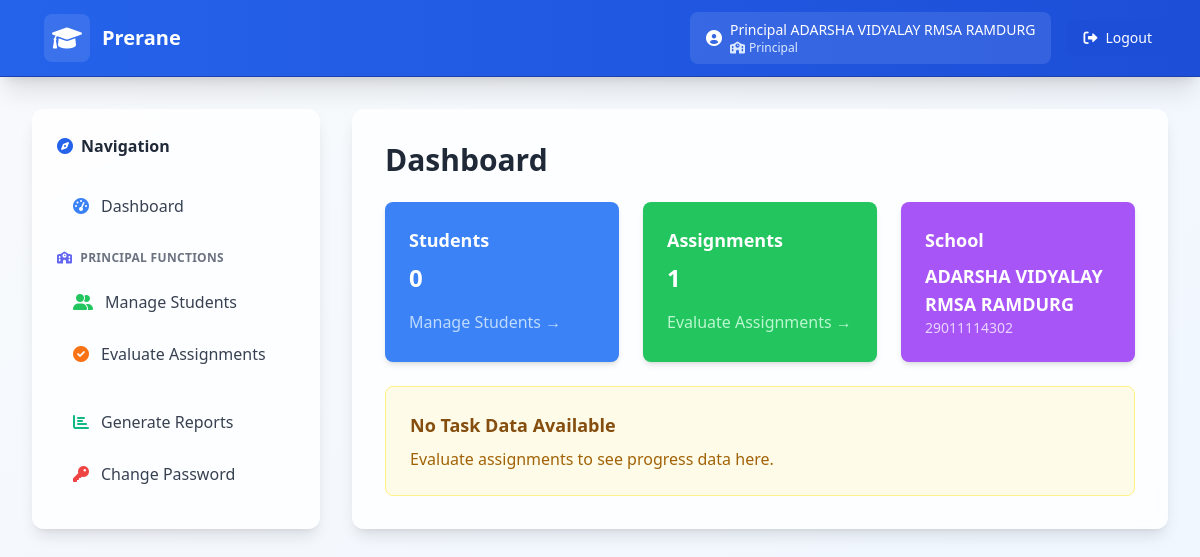
The app's page /dashboard/ (signed in) with its own data.
### core/models.py (models this page shows, shortened)
class PrincipalProfile(models.Model):
    user = models.OneToOneField(User, on_delete=models.CASCADE)
    school = models.ForeignKey(School, on_delete=models.CASCADE)

class School(models.Model):
    TYPE_CHOICES = [
        ('boys', 'Boys Only'),
        ('girls', 'Girls Only'),
        ('coed', 'Co-educational'),
    ]
    LOCATION_CHOICES = [
        ('urban', 'Urban'),
        ('rural', 'Rural'),
    ]
    MEDIUM_CHOICES = [
        ('kannada', 'Kannada'),
        ('english', 'English'),
        ('marathi', 'Marathi'),
        ('urdu', 'Urdu'),
    ]
    udise_code = models.CharField(max_length=20, unique=True)
    name = models.CharField(max_length=200)
    taluka = models.ForeignKey(Taluka, on_delete=models.CASCADE)
    type = models.CharField(max_length=10, choices=TYPE_CHOICES)
    school_type = models.CharField(max_length=100)
    location = models.CharField(max_length=10, choices=LOCATION_CHOICES)
    medium = models.CharField(max_length=10, choices=MEDIUM_CHOICES)
    class Meta:
        ordering = ['name']
        indexes = [
            models.Index(fields=['taluka']),
            models.Index(fields=['udise_code']),
        ]

### core/views.py (the view, shortened to what this page needs)
# urls.py: path('dashboard/', views.DashboardView.as_view(), name='dashboard'),
class DashboardView(LoginRequiredMixin, RoleContextMixin, TemplateView):
    template_name = 'core/dashboard.html'
    def get_context_data(self, **kwargs):
        context = super().get_context_data(**kwargs)
        user = self.request.user
        try:
            if user.groups.filter(name='DDPI').exists():
                ddpi_profile = DDPIProfile.objects.select_related('district').get(user=user)
                context.update({
                    'talukas_count': Taluka.objects.filter(district=ddpi_profile.district).count(),
                    'beos_count': BEOProfile.objects.filter(taluka__district=ddpi_profile.district).count(),
                    'subjects_count': Subject.objects.count(),
                    'assignments_count': Assignment.objects.count(),
                })
                context.update(self.get_task_statistics_for_district(ddpi_profile.district))
            elif user.groups.filter(name='Principal').exists():
                principal_profile = PrincipalProfile.objects.select_related('school').get(user=user)
                context.update({
                    'students_count': Student.objects.filter(school=principal_profile.school).count(),
                    'assignments_count': Assignment.objects.count(),
                })
                context.update(self.get_task_statistics_for_school(principal_profile.school))
        except:
            pass
        return context
    def get_task_statistics_for_school(self, school):
        students = Student.objects.filter(school=school).select_related('school')
        return self.calculate_task_statistics(students)
    def calculate_task_statistics(self, students):
        from django.db.models import Count, Q
        from collections import defaultdict
        student_standards = set(students.values_list('standard', flat=True))
        if not student_standards:
            return {
                'total_tasks': 0,
                'solved_tasks': 0,
                'unsolved_tasks': 0,
                'unassigned_tasks': 0,
                'solved_percentage': 0,
                'unsolved_percentage': 0,
                'unassigned_percentage': 0,
            }

### core/mixin.py (called while the page is built)
    def get_context_data(self, **kwargs):
        context = super().get_context_data(**kwargs)
        user = self.request.user
        context['is_ddpi'] = user.groups.filter(name='DDPI').exists()
        context['is_beo'] = user.groups.filter(name='BEO').exists()
        context['is_principal'] = user.groups.filter(name='Principal').exists()
        try:
            if context['is_ddpi']:
                context['user_profile'] = DDPIProfile.objects.get(user=user)
            elif context['is_beo']:
                context['user_profile'] = BEOProfile.objects.get(user=user)
            elif context['is_principal']:
                context['user_profile'] = PrincipalProfile.objects.get(user=user)
        except:
            context['user_profile'] = None
        return context

### templates/core/dashboard.html (shortened to what this page needs)
{% extends 'base.html' %}
{% block content %}
<div class="space-y-6">
    <h2 class="text-3xl font-bold text-gray-800">Dashboard</h2>
    {% if is_principal %}
    <div class="grid grid-cols-1 md:grid-cols-2 lg:grid-cols-3 gap-6">
        <div class="bg-blue-500 text-white p-6 rounded-lg shadow-md">
            <h3 class="text-lg font-semibold">Students</h3>
            <p class="text-2xl font-bold mt-2">{{ students_count|default:0 }}</p>
            <a href="{% url 'manage_students' %}" class="block mt-4 text-blue-200 hover:text-white">Manage Students →</a>
        </div>
        <div class="bg-green-500 text-white p-6 rounded-lg shadow-md">
            <h3 class="text-lg font-semibold">Assignments</h3>
            <p class="text-2xl font-bold mt-2">{{ assignments_count|default:0 }}</p>
            <a href="{% url 'assignment_evaluations' %}" class="block mt-4 text-green-200 hover:text-white">Evaluate Assignments →</a>
        </div>
        <div class="bg-purple-500 text-white p-6 rounded-lg shadow-md">
            <h3 class="text-lg font-semibold">School</h3>
            <p class="text-lg font-bold mt-2">{{ user_profile.school.name }}</p>
            <p class="text-sm text-purple-200">{{ user_profile.school.udise_code }}</p>
        </div>
    </div>
    {% endif %}
    {% if total_tasks > 0 %}
    <div class="bg-white rounded-lg shadow-md p-6">
        <h3 class="text-xl font-bold text-gray-800 mb-6">Task Completion Overview</h3>
        <div class="grid grid-cols-1 lg:grid-cols-2 gap-8">
            <div class="space-y-4">
                <h4 class="text-lg font-semibold text-gray-700">Progress Summary</h4>
                <div class="bg-green-50 border border-green-200 rounded-lg p-4">
                    <div class="flex justify-between items-center">
                        <span class="text-green-800 font-medium">Solved Tasks</span>
                        <span class="text-green-900 font-bold">{{ solved_tasks }} ({{ solved_percentage }}%)</span>
                    </div>
                    <div class="w-full bg-green-200 rounded-full h-2 mt-2">
                        <div class="bg-green-600 h-2 rounded-full" style="width: {{ solved_percentage }}%"></div>
                    </div>
                </div>
                <div class="bg-red-50 border border-red-200 rounded-lg p-4">
                    <div class="flex justify-between items-center">
                        <span class="text-red-800 font-medium">Unsolved Tasks</span>
                        <span class="text-red-900 font-bold">{{ unsolved_tasks }} ({{ unsolved_percentage }}%)</span>
                    </div>
                    <div class="w-full bg-red-200 rounded-full h-2 mt-2">
                        <div class="bg-red-600 h-2 rounded-full" style="width: {{ unsolved_percentage }}%"></div>
                    </div>
                </div>
                <div class="bg-yellow-50 border border-yellow-200 rounded-lg p-4">
                    <div class="flex justify-between items-center">
                        <span class="text-yellow-800 font-medium">Not Evaluated</span>
                        <span class="text-yellow-900 font-bold">{{ unassigned_tasks }} ({{ unassigned_percentage }}%)</span>
                    </div>
                    <div class="w-full bg-yellow-200 rounded-full h-2 mt-2">
                        <div class="bg-yellow-600 h-2 rounded-full" style="width: {{ unassigned_percentage }}%"></div>
                    </div>
                </div>
                <div class="bg-gray-50 border border-gray-200 rounded-lg p-4">
                    <div class="flex justify-between items-center">
                        <span class="text-gray-800 font-medium">Total Tasks</span>
                        <span class="text-gray-900 font-bold">{{ total_tasks }}</span>
                    </div>
                </div>
            </div>
            <div class="flex flex-col items-center">
                <h4 class="text-lg font-semibold text-gray-700 mb-4">Task Distribution</h4>
                <div class="w-80 h-80">
                    <canvas id="taskChart"></canvas>
                </div>
            </div>
        </div>
    </div>
    {% else %}
    <div class="bg-yellow-50 border border-yellow-200 rounded-lg p-6">
        <h3 class="text-lg font-semibold text-yellow-800">No Task Data Available</h3>
        <p class="text-yellow-700 mt-2">
            {% if is_ddpi %}
            Create assignments and have principals evaluate them to see progress data.
            {% elif is_beo %}
            Ask your principals to evaluate assignments to see progress data.
            {% elif is_principal %}
            Evaluate assignments to see progress data here.
            {% endif %}
        </p>
    </div>
    {% endif %}
</div>
{% endblock %}

### templates/base.html (shortened to what this page needs)
<!DOCTYPE html>
<html lang="en">
<head>
    <script src="https://cdn.tailwindcss.com"></script>
    <link href="https://cdnjs.cloudflare.com/ajax/libs/font-awesome/6.0.0/css/all.min.css" rel="stylesheet">
</head>
<body class="bg-gradient-to-br from-slate-50 to-blue-50 min-h-screen">
    <nav class="bg-gradient-to-r from-primary-600 to-primary-700 shadow-xl border-b border-primary-800">
        <div class="max-w-7xl mx-auto px-4 sm:px-6 lg:px-8">
            <div class="flex justify-between items-center py-3">
                <div class="flex items-center space-x-3">
                    <div class="bg-white/10 p-2 rounded-lg">
                        <i class="fas fa-graduation-cap text-2xl text-white"></i>
                    </div>
                    <h1 class="text-xl font-bold text-white">
                        <a href="{% url 'dashboard' %}" class="hover:text-blue-100 transition-colors duration-200">
                            Prerane
                        </a>
                    </h1>
                </div>
                {% if user.is_authenticated %}
                <div class="flex items-center space-x-2 sm:space-x-4">
                    <div class="flex items-center space-x-2 bg-white/10 px-2 sm:px-4 py-2 rounded-lg">
                        <i class="fas fa-user-circle text-white text-sm sm:text-base"></i>
                        <div class="text-white">
                            <div class="text-xs sm:text-sm font-medium hidden sm:block">{{ user.get_full_name|default:user.username }}</div>
                            <div class="text-xs text-blue-100 flex items-center">
                                {% if is_ddpi %}
                                    <i class="fas fa-crown mr-1"></i>DDPI
                                {% elif is_beo %}
                                    <i class="fas fa-user-tie mr-1"></i>BEO
                                {% elif is_principal %}
                                    <i class="fas fa-school mr-1"></i>Principal
                                {% endif %}
                            </div>
                        </div>
                    </div>
                    <form method="post" action="{% url 'logout' %}" class="inline">
                        <button type="submit" class="bg-primary-700 hover:bg-primary-800 px-2 sm:px-4 py-2 rounded-lg text-xs sm:text-sm font-medium text-white transition-colors duration-200 flex items-center space-x-1 sm:space-x-2">
                            <i class="fas fa-sign-out-alt"></i>
                            <span class="hidden sm:inline">Logout</span>
                        </button>
                    </form>
                </div>
                {% endif %}
            </div>
        </div>
    </nav>
    {% if user.is_authenticated %}
    <div class="max-w-7xl mx-auto px-4 sm:px-6 lg:px-8 py-8">
        <div class="flex flex-col lg:flex-row gap-8">
            <div id="sidebar" class="fixed inset-y-0 left-0 z-50 w-72 bg-white/80 backdrop-blur-sm shadow-lg border border-white/20 p-6 transform -translate-x-full transition-transform duration-300 ease-in-out lg:relative lg:translate-x-0 lg:z-auto lg:rounded-xl lg:w-72 lg:bg-white/80 lg:backdrop-blur-sm lg:shadow-lg lg:border lg:border-white/20 lg:p-6 hidden lg:block">
                <div class="flex items-center space-x-2 mb-6">
                    <i class="fas fa-compass text-primary-600"></i>
                    <h3 class="font-semibold text-gray-800">Navigation</h3>
                </div>
                <nav class="space-y-1">
                    <a href="{% url 'dashboard' %}" class="flex items-center space-x-3 py-3 px-4 text-gray-700 hover:bg-primary-50 hover:text-primary-700 rounded-lg transition-all duration-200 group">
                        <i class="fas fa-tachometer-alt text-primary-500 group-hover:text-primary-700"></i>
                        <span class="font-medium">Dashboard</span>
                    </a>
                    {% if is_principal %}
                    <div class="pt-4 pb-2">
                        <div class="flex items-center space-x-2 text-xs font-semibold text-gray-500 uppercase tracking-wide">
                            <i class="fas fa-school text-indigo-500"></i>
                            <span>Principal Functions</span>
                        </div>
                    </div>
                    <a href="{% url 'manage_students' %}" class="flex items-center space-x-3 py-3 px-4 text-gray-700 hover:bg-primary-50 hover:text-primary-700 rounded-lg transition-all duration-200 group">
                        <i class="fas fa-user-friends text-green-500 group-hover:text-primary-700"></i>
                        <span class="font-medium">Manage Students</span>
                    </a>
                    <a href="{% url 'assignment_evaluations' %}" class="flex items-center space-x-3 py-3 px-4 text-gray-700 hover:bg-primary-50 hover:text-primary-700 rounded-lg transition-all duration-200 group">
                        <i class="fas fa-check-circle text-orange-500 group-hover:text-primary-700"></i>
                        <span class="font-medium">Evaluate Assignments</span>
                    </a>
                    {% endif %}
                    <div class="pt-4 space-y-1">
                        <a href="{% url 'reports' %}" class="flex items-center space-x-3 py-3 px-4 text-gray-700 hover:bg-primary-50 hover:text-primary-700 rounded-lg transition-all duration-200 group">
                            <i class="fas fa-chart-bar text-emerald-500 group-hover:text-primary-700"></i>
                            <span class="font-medium">Generate Reports</span>
                        </a>
                        <a href="{% url 'password_change' %}" class="flex items-center space-x-3 py-3 px-4 text-gray-700 hover:bg-primary-50 hover:text-primary-700 rounded-lg transition-all duration-200 group">
                            <i class="fas fa-key text-red-500 group-hover:text-primary-700"></i>
                            <span class="font-medium">Change Password</span>
                        </a>
                    </div>
                </nav>
            </div>
            <div class="flex-1 bg-white/80 backdrop-blur-sm rounded-xl shadow-lg border border-white/20 p-8 lg:ml-0">
                {% block content %}{% endblock %}
            </div>
        </div>
    </div>
    {% endif %}
</body>
</html>

### records on screen
PrincipalProfile: school.name "ADARSHA VIDYALAY RMSA RAMDURG", school.udise_code "29011114302"

### other values on screen
{{ user.get_full_name|default:user.username }} "Principal ADARSHA VIDYALAY RMSA RAMDURG"
{{ students_count|default:0 }} "0"
{{ assignments_count|default:0 }} "1"
